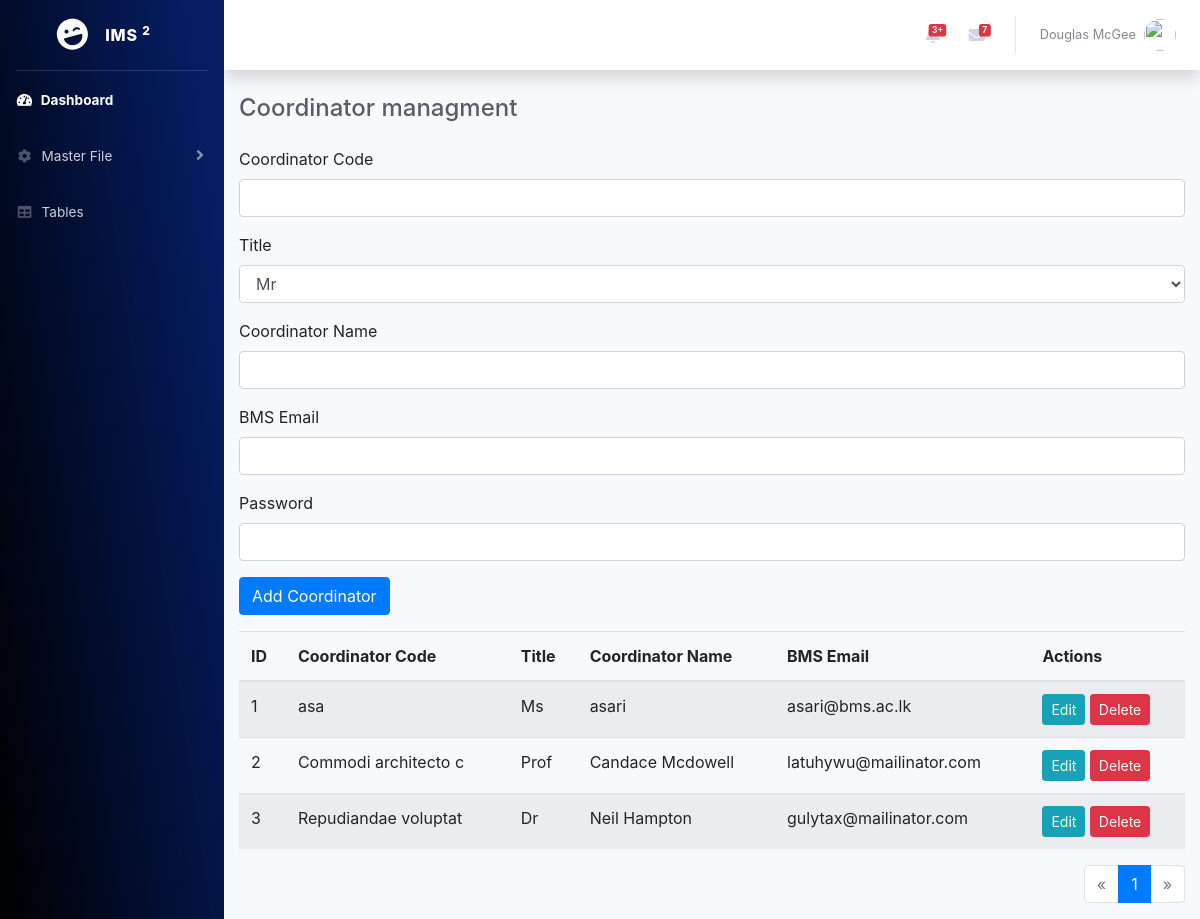
Before: /create_coordinators.php with the older database file.
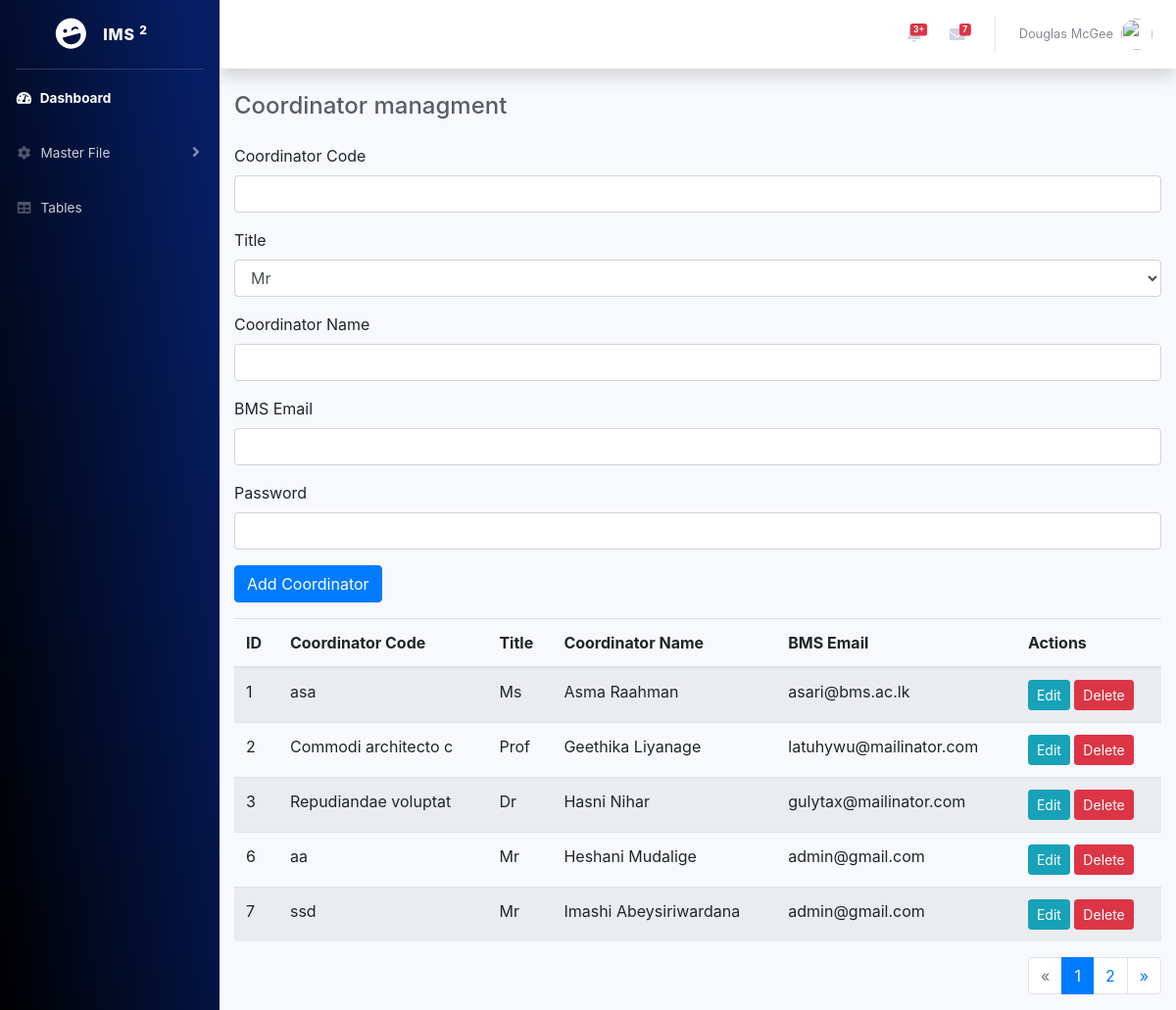
After: the same page with the newer database file.
### tables this page shows
CREATE TABLE `coordinator_table` (
  `id` int(11) NOT NULL,
  `coordinator_code` varchar(50) NOT NULL,
  `title` enum('Mr','Mrs','Ms','Dr','Prof') NOT NULL,
  `coordinator_name` varchar(100) NOT NULL,
  `bms_email` varchar(100) NOT NULL,
  `password_hash` varchar(255) NOT NULL
);

### create_coordinators.php (the view, shortened to what this page needs)
<?php
include("database/connection.php");
include("includes/header.php");
$results_per_page = 5;
$page = isset($_GET['page']) ? (int)$_GET['page'] : 1;
$start = ($page - 1) * $results_per_page;
$sql = "SELECT * FROM coordinator_table LIMIT $start, $results_per_page";
$result = $conn->query($sql);
$sql_total = "SELECT COUNT(*) as total FROM coordinator_table";
$result_total = $conn->query($sql_total);
$total_rows = $result_total->fetch_assoc()['total'];
$total_pages = ceil($total_rows / $results_per_page);
?>
<div id="wrapper">
    <?php include("nav.php"); ?>
    <div id="content-wrapper" class="d-flex flex-column">
        <div id="content">
            <?php include("includes/topnav.php"); ?>
            <div class="container-fluid">
                <div class="d-sm-flex align-items-center justify-content-between mb-4">
                    <h4 class="h4 mb-0 text-gray-800">Coordinator managment</h4>
                </div>
                <form action="" method="post" class="mb-3">
            <div class="form-group">
                <label for="coordinator_code">Coordinator Code</label>
                <input type="text" class="form-control" id="coordinator_code" name="coordinator_code" required>
            </div>
            <div class="form-group">
                <label for="title">Title</label>
                <select class="form-control" id="title" name="title" required>
                    <option value="Mr">Mr</option>
                </select>
            </div>
            <div class="form-group">
                <label for="coordinator_name">Coordinator Name</label>
                <input type="text" class="form-control" id="coordinator_name" name="coordinator_name" required>
            </div>
            <div class="form-group">
                <label for="bms_email">BMS Email</label>
                <input type="email" class="form-control" id="bms_email" name="bms_email" required>
            </div>
            <div class="form-group">
                <label for="password">Password</label>
                <input type="password" class="form-control" id="password" name="password" required>
            </div>
            <button type="submit" name="add_coordinator" class="btn btn-primary">Add Coordinator</button>
        </form>
        <table class="table table-striped">
            <thead>
                <tr>
                    <th>ID</th>
                    <th>Coordinator Code</th>
                    <th>Title</th>
                    <th>Coordinator Name</th>
                    <th>BMS Email</th>
                    <th>Actions</th>
                </tr>
            </thead>
            <tbody>
                <?php while ($row = $result->fetch_assoc()): ?>
                    <tr>
                        <td><?php echo $row['id']; ?></td>
                        <td><?php echo htmlspecialchars($row['coordinator_code']); ?></td>
                        <td><?php echo htmlspecialchars($row['title']); ?></td>
                        <td><?php echo htmlspecialchars($row['coordinator_name']); ?></td>
                        <td><?php echo htmlspecialchars($row['bms_email']); ?></td>
                        <td>
                            <button class="btn btn-info btn-sm" data-toggle="modal" data-target="#editModal" data-id="<?php echo $row['id']; ?>" data-coordinator_code="<?php echo htmlspecialchars($row['coordinator_code']); ?>" data-title="<?php echo htmlspecialchars($row['title']); ?>" data-coordinator_name="<?php echo htmlspecialchars($row['coordinator_name']); ?>" data-bms_email="<?php echo htmlspecialchars($row['bms_email']); ?>">Edit</button>
                            <form action="" method="post" class="d-inline">
                                <button type="submit" name="delete_coordinator" class="btn btn-danger btn-sm">Delete</button>
                            </form>
                        </td>
                    </tr>
                <?php endwhile; ?>
            </tbody>
        </table>
        <nav aria-label="Page navigation">
            <ul class="pagination justify-content-end">
                <li class="page-item <?php if ($page <= 1) echo 'disabled'; ?>">
                    <a class="page-link" href="?page=<?php echo $page - 1; ?>" aria-label="Previous">
                        <span aria-hidden="true">&laquo;</span>
                    </a>
                </li>
                <?php for ($i = 1; $i <= $total_pages; $i++): ?>
                    <li class="page-item <?php if ($i == $page) echo 'active'; ?>">
                        <a class="page-link" href="?page=<?php echo $i; ?>"><?php echo $i; ?></a>
                    </li>
                <?php endfor; ?>
                <li class="page-item <?php if ($page >= $total_pages) echo 'disabled'; ?>">
                    <a class="page-link" href="?page=<?php echo $page + 1; ?>" aria-label="Next">
                        <span aria-hidden="true">&raquo;</span>
                    </a>
                </li>
            </ul>
        </nav>
            </div>
        </div>
    </div>
</div>
</body>
</html>

### includes/header.php (shortened to what this page needs)
<!DOCTYPE html>
<html lang="en">
<head>
    <link href="vendor/fontawesome-free/css/all.min.css" rel="stylesheet" type="text/css">
    <link href="css/sb-admin-2.min.css" rel="stylesheet">
    <link href="https://stackpath.bootstrapcdn.com/bootstrap/4.5.2/css/bootstrap.min.css" rel="stylesheet">
</head>
<body id="page-top">

### nav.php (shortened to what this page needs)
<ul class="navbar-nav bg-gradient-primary sidebar sidebar-dark accordion" id="accordionSidebar">
    <a class="sidebar-brand d-flex align-items-center justify-content-center" href="index.php">
        <div class="sidebar-brand-icon rotate-n-15">
            <i class="fas fa-laugh-wink"></i>
        </div>
        <div class="sidebar-brand-text mx-3">IMS <sup>2</sup></div>
    </a>
    <hr class="sidebar-divider my-0">
    <li class="nav-item active">
        <a class="nav-link" href="index.php">
            <i class="fas fa-fw fa-tachometer-alt"></i>
            <span>Dashboard</span></a>
    </li>
    <li class="nav-item">
        <a class="nav-link collapsed" href="#" data-toggle="collapse" data-target="#collapseOne"
            aria-expanded="true" aria-controls="collapseOne">
            <i class="fas fa-fw fa-cog"></i>
            <span>Master File</span>
        </a>
    </li>
    <li class="nav-item">
        <a class="nav-link" href="tables">
            <i class="fas fa-fw fa-table"></i>
            <span>Tables</span></a>
    </li>
</ul>

### includes/topnav.php (shortened to what this page needs)
<nav class="navbar navbar-expand navbar-light bg-white topbar mb-4 static-top shadow">
                    <ul class="navbar-nav ml-auto">
                        <li class="nav-item dropdown no-arrow mx-1">
                            <a class="nav-link dropdown-toggle" href="#" id="alertsDropdown" role="button"
                                data-toggle="dropdown" aria-haspopup="true" aria-expanded="false">
                                <span class="badge badge-danger badge-counter">3+</span>
                            </a>
                        </li>
                        <li class="nav-item dropdown no-arrow mx-1">
                            <a class="nav-link dropdown-toggle" href="#" id="messagesDropdown" role="button"
                                data-toggle="dropdown" aria-haspopup="true" aria-expanded="false">
                                <i class="fas fa-envelope fa-fw"></i>
                                <span class="badge badge-danger badge-counter">7</span>
                            </a>
                        </li>
                        <li class="nav-item dropdown no-arrow">
                            <a class="nav-link dropdown-toggle" href="#" id="userDropdown" role="button"
                                data-toggle="dropdown" aria-haspopup="true" aria-expanded="false">
                                <span class="mr-2 d-none d-lg-inline text-gray-600 small">Douglas McGee</span>
                                <img class="img-profile rounded-circle"
                                    src="img/undraw_profile.svg">
                            </a>
                        </li>
                    </ul>
                </nav>

Changed rows visible on the page:
changed coordinator_table "asa": coordinator_name "asari" → "Asma Raahman"
changed coordinator_table "Commodi architecto c": coordinator_name "Candace Mcdowell" → "Geethika Liyanage"
changed coordinator_table "Repudiandae voluptat": coordinator_name "Neil Hampton" → "Hasni Nihar"
added coordinator_table: id "6", coordinator_code "aa", title "Mr", coordinator_name "Heshani Mudalige", bms_email "admin@gmail.com"
added coordinator_table: id "7", coordinator_code "ssd", title "Mr", coordinator_name "Imashi Abeysiriwardana", bms_email "admin@gmail.com"
Other visible differences:
new list line: "2"
